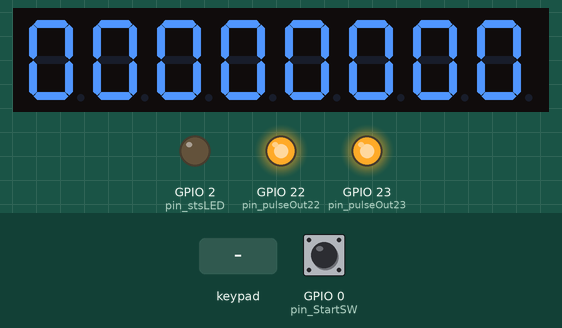
This sketch was run on a simulated ESP32. Shown: 8-digit seven-segment display, output pins drawn as LEDs (lit = HIGH). Dashed ring = blinking. Inputs (shaded band) come from the test bench; at power-on: GPIO 0 (pin_StartSW) HIGH.

Above: at 1.2 s.
1.3 s: GPIO 0 (pin_StartSW) pulled LOW for 0.15 s
At 1.45 s:
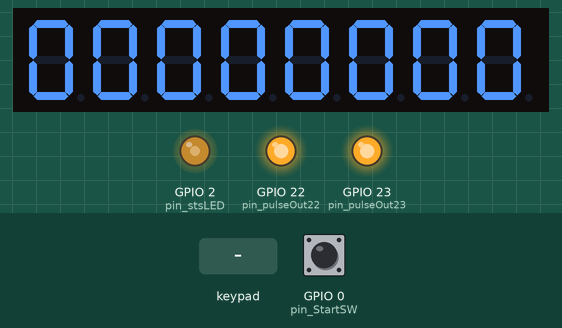
4.4 s: GPIO 0 (pin_StartSW) pulled LOW for 1 s
6.9 s: key '1' pressed
At 8.2 s:
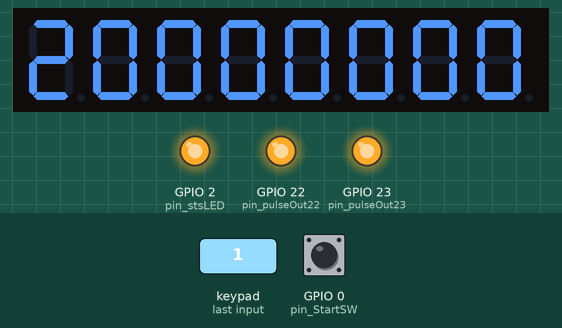
8.5 s: GPIO 0 (pin_StartSW) pulled LOW for 0.15 s
At 9.56 s:
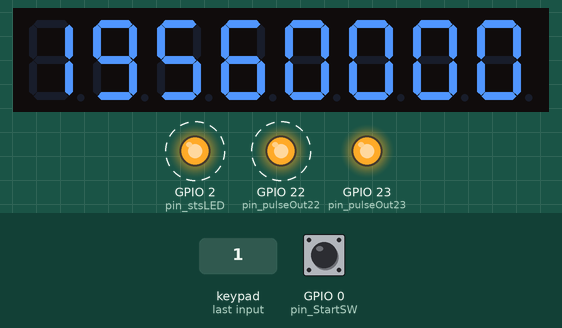
Timing chart, 0 to 10.2 s (numbered marks = the images above; inputs shaded):
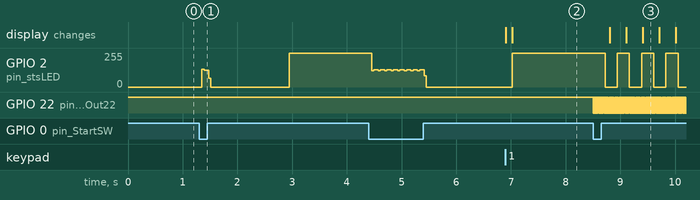

The sketch:

PulseGen.ino
```cpp
#include <TM1638plus.h>
#define pin_STB 27
#define pin_CLK 26
#define pin_DIO 25
#define pin_StartSW 0
#define pin_stsLED 2
#define pin_pulseOut22 22
#define pin_pulseOut23 23

int sts_LED = 0, Data22, Data23;
unsigned long startTime;
TM1638plus tm(pin_STB, pin_CLK, pin_DIO, false);

void setup() {
  pinMode(pin_StartSW, INPUT_PULLUP);
  pinMode(pin_stsLED, OUTPUT);
  pinMode(pin_pulseOut22, OUTPUT);
  pinMode(pin_pulseOut23, OUTPUT);
  digitalWrite(pin_pulseOut22, HIGH);
  digitalWrite(pin_pulseOut23, HIGH);
  Serial.begin(115200);
  tm.displayBegin();
  tm.brightness(6);
  Data22 = 0;
  Data23 = 0;
  display_Data(Data22, Data23);
}

void loop() {
  if (digitalRead(pin_StartSW) == LOW) pulseGenerate();

  uint8_t buttons = tm.readButtons();
  if (buttons != 0) {
    // ตรวจสอบแยกบิตเพื่อให้กดพร้อมกันได้ หรือลดโอกาสการข้ามบิต
    if (buttons & 0x01) Data22 += 1000;
    if (buttons & 0x02) Data22 += 100;
    if (buttons & 0x04) Data22 += 10;
    if (buttons & 0x08) Data22 += 1;
    if (buttons & 0x10) Data23 += 1000;
    if (buttons & 0x20) Data23 += 100;
    if (buttons & 0x40) Data23 += 10;
    if (buttons & 0x80) Data23 += 1;

    display_Data(Data22, Data23);

    // ใช้ delay ที่สั้นลงเพื่อให้ loop วนกลับมาเช็คปุ่มได้ไวขึ้น
    delay(120);
  } else {
    // อัปเดตหน้าจอเฉพาะเมื่อถึงเวลาที่กำหนด (Non-blocking)
    if (millis() - startTime >= 1500) {
      display_Data(Data22, Data23);
    }
  }
}

void pulseGenerate() {
  // สร้างตัวแปรนับรอบเพื่อไม่ให้ update หน้าจอบ่อยเกินไป
  int refreshCounter = 0;

  while ((Data22 > 0) || (Data23 > 0)) {
    if (Data22 > 0) {
      digitalWrite(pin_pulseOut22, LOW);
      Data22--;
    }
    if (Data23 > 0) {
      digitalWrite(pin_pulseOut23, LOW);
      Data23--;
    }

    delay(10);  // ลดเวลา pulse width ลงเล็กน้อยเพื่อความไว
    digitalWrite(pin_pulseOut22, HIGH);
    digitalWrite(pin_pulseOut23, HIGH);
    delay(10);

    // อัปเดตหน้าจอทุกๆ 10 pulse เพื่อลดภาระ CPU และการกวนสัญญาณ
    if (refreshCounter++ >= 10) {
      display_Data(Data22, Data23);
      refreshCounter = 0;
    }
  }
  display_Data(Data22, Data23);  // แสดงค่าสุดท้ายเมื่อเสร็จสิ้น
}


void display_Data(int temp22, int temp23) {
  digitalWrite(pin_stsLED, sts_LED);
  sts_LED = 1 - sts_LED;
  startTime = millis();

  tm.displayHex(7, temp23 % 10);
  temp23 /= 10;
  tm.displayHex(6, temp23 % 10);
  temp23 /= 10;
  tm.displayHex(5, temp23 % 10);
  temp23 /= 10;
  tm.displayHex(4, temp23 % 10);

  tm.displayHex(3, temp22 % 10);
  temp22 /= 10;
  tm.displayHex(2, temp22 % 10);
  temp22 /= 10;
  tm.displayHex(1, temp22 % 10);
  temp22 /= 10;
  tm.displayHex(0, temp22 % 10);
}
```

Measured:
- after the input at 6.9 s, GPIO 2 (pin_stsLED): 0/255 → 255/255 after 0.12 s; the display: first changes at once (image 2 shows a later state)
- after the input at 8.5 s, GPIO 22 (pin_pulseOut22): alternates HIGH for 0.01 s and LOW for 0.01 s, starting at once; the display: first changes after 0.30 s (image 3 shows a later state)
